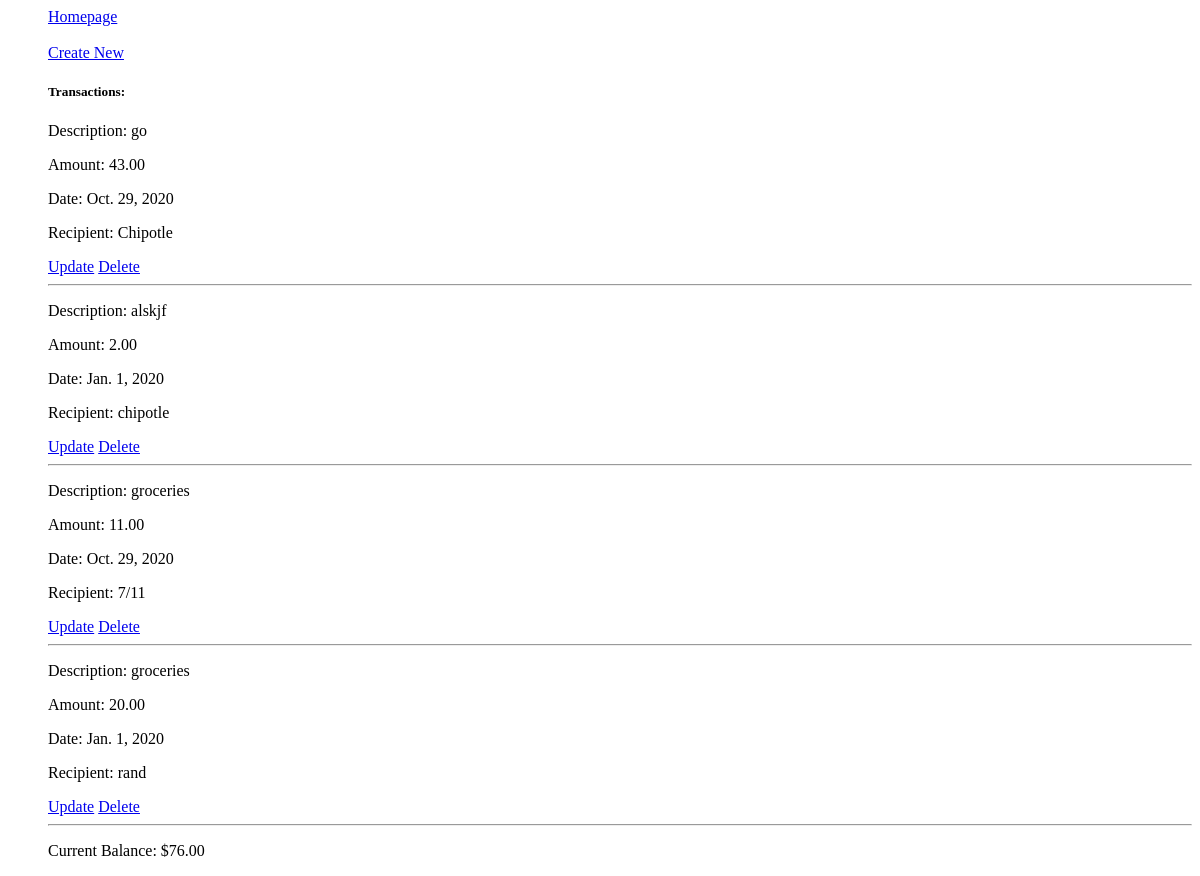
Page /users/tactionslist/ (signed in) on the earlier database version.
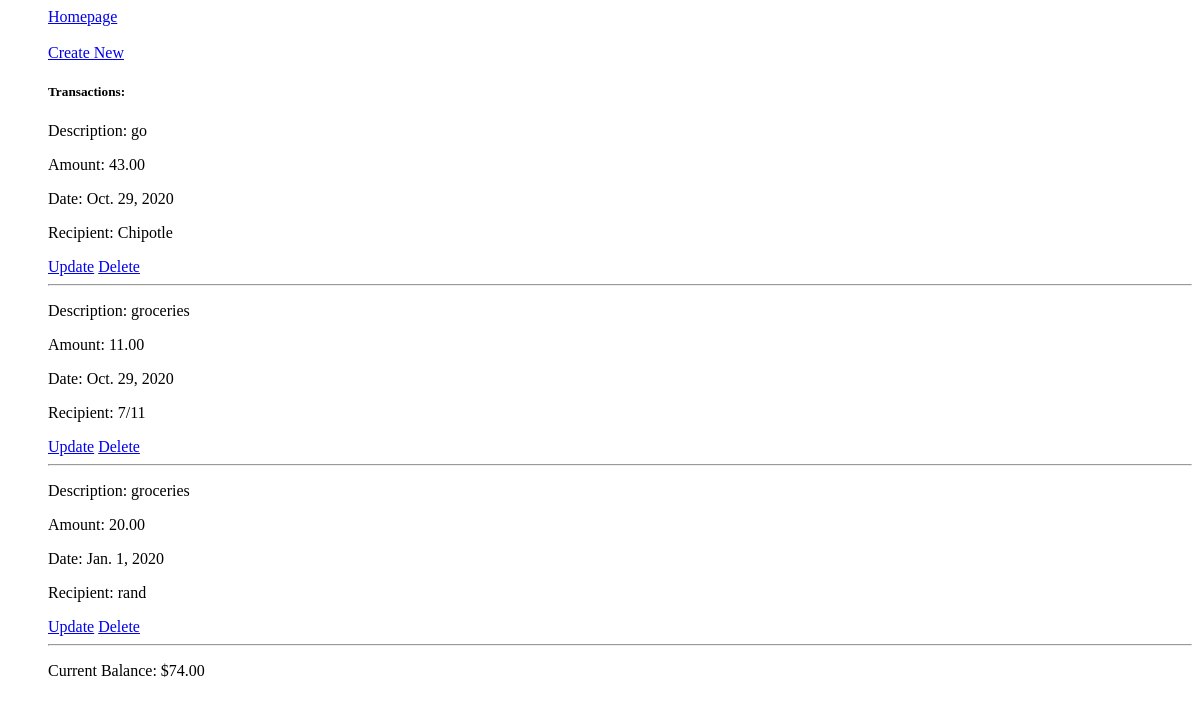
Same page on the later database version.
### users/models.py (models this page shows, shortened)
class transactions(models.Model):
    user_id = models.ForeignKey(User, blank=True, null=True, on_delete=models.CASCADE, default=None)
    amount = models.DecimalField(max_digits=10, decimal_places=2)
    tname = models.CharField(max_length=20) #decimal field
    recipient = models.CharField(max_length=20)
    date = models.DateField(max_length=20)

### users/views.py (the view)
# urls.py: path('tactionslist/', TranListView.as_view(), name='taction-list'),
class TranListView (ListView):
    model = transactions
    def get_queryset(self): #gets only if user matches
       return self.model.objects.filter(user_id=self.request.user)
    def get_context_data(self, *args, **kwargs):
        context = super(TranListView, self).get_context_data(*args, **kwargs)
        context['cBalance'] = transactions.objects.filter(user_id=self.request.user).aggregate(Sum('amount'))['amount__sum'] or 0.00
        return context

### templates/users/transactions_list.html
<ul>
    <a href="{% url 'landing' %}"> Homepage</a><br><br>
    <a class="btn btn-secondary btn-sm mt-1 mb-1" href="{% url 'taction-create' %}">Create New</a>
    <h5> Transactions: </h5>
        {% for object in object_list %}
         <p> Description: {{ object.tname }}</p>
        <p>Amount: {{ object.amount }}</p>
        <p>Date: {{ object.date }}</p>
            <p>Recipient: {{ object.recipient }}</p>
             <a class="btn btn-secondary btn-sm mt-1 mb-1" href="{% url 'taction-update' object.id %}">Update</a>
             <a class="btn btn-secondary btn-sm mt-1 mb-1" href="{% url 'taction-delete' object.id %}">Delete</a>
        <hr/>
        {% empty %}
        <li>No objects yet.</li>
        {% endfor %}
        <p> Current Balance: ${{ cBalance|floatformat:2 }} </p>
</ul>

Differences in the rows shown:
removed transactions: tname "alskjf", amount "2.00", date "Jan. 1, 2020", recipient "chipotle"
Other differences:
{{ cBalance|floatformat:2 }}: "76.00" → "74.00"
